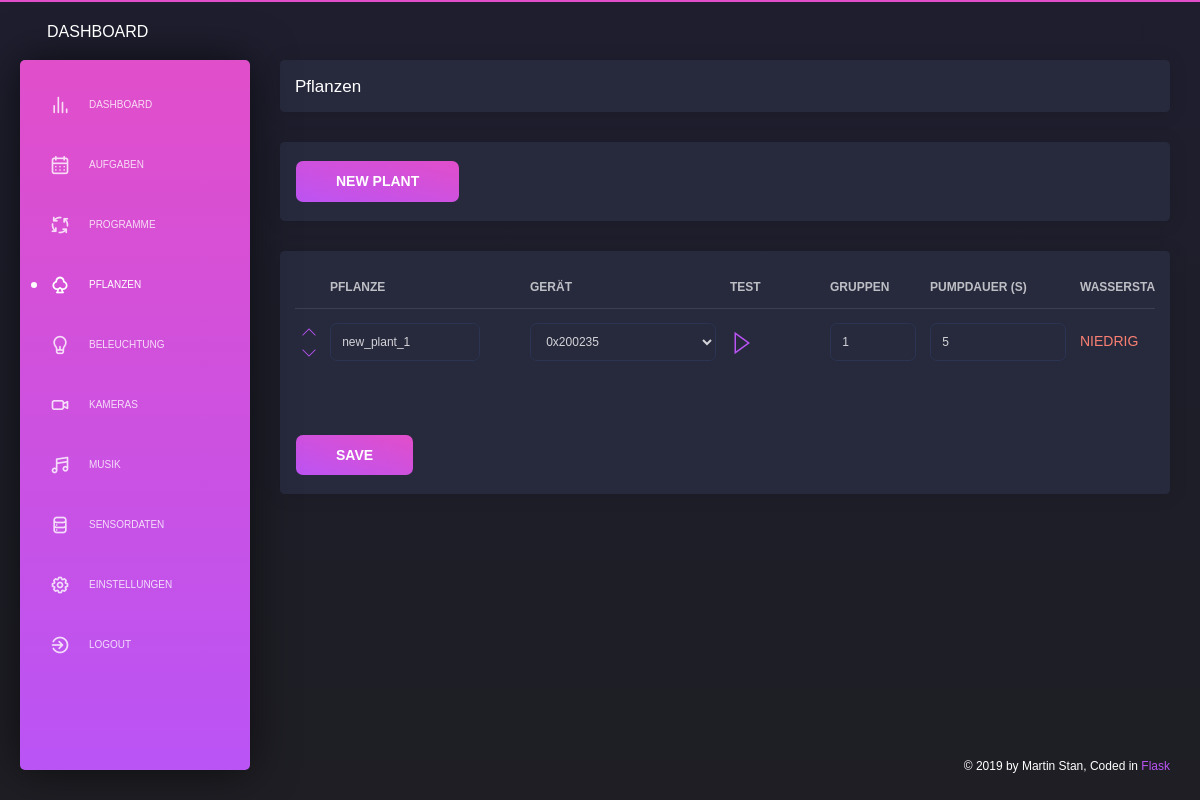
Page /plants (signed in) on the committed database.
### app/database/models.py (models this page shows)
class Plants(db.Model):
    __tablename__  = 'plants'
    id               = db.Column(db.Integer, primary_key=True, autoincrement = True)
    name             = db.Column(db.String(50), unique=True)
    device_ieeeAddr  = db.Column(db.String(50), db.ForeignKey('devices.ieeeAddr'))
    device           = db.relationship('Devices')
    group            = db.Column(db.Integer)
    pump_duration    = db.Column(db.Integer)
    sensor_watertank = db.Column(db.Integer)

class Devices(db.Model):
    __tablename__ = 'devices'
    id                            = db.Column(db.Integer, primary_key=True, autoincrement = True)
    name                          = db.Column(db.String(50), unique=True)
    gateway                       = db.Column(db.String(50))
    ieeeAddr                      = db.Column(db.String(50), unique=True)
    model                         = db.Column(db.String(50))
    device_type                   = db.Column(db.String(50))
    description                   = db.Column(db.String(200))
    input_values                  = db.Column(db.String(200))
    input_events                  = db.Column(db.String(200))
    commands                      = db.Column(db.String(200))
    last_contact                  = db.Column(db.String(50))
    last_values                   = db.Column(db.String(200))
    last_values_formated          = db.Column(db.String(200))
    exception_option              = db.Column(db.String(50))
    exception_setting             = db.Column(db.String(50))
    exception_sensor_ieeeAddr     = db.Column(db.String(50))
    exception_sensor_input_values = db.Column(db.String(50))
    exception_value_1             = db.Column(db.String(50))
    exception_value_2             = db.Column(db.String(50))
    exception_value_3             = db.Column(db.String(50))

### app/sites/plants.py (the view, shortened to what this page needs)
@app.route('/plants', methods=['GET', 'POST'])
@login_required
@permission_required
def plants():
    success_message_change_settings = []
    error_message_change_settings   = []
    success_message_add_plant       = False
    error_message_add_plant         = []
    page_title = 'Icons - Flask Dark Dashboard | AppSeed App Generator'
    page_description = 'Open-Source Flask Dark Dashboard, the icons page.'
    if session.get('test_pump_success', None) != None:
        success_message_change_settings.append(session.get('test_pump_success'))
        session['test_pump_success'] = None
    if session.get('test_pump_error', None) != None:
        error_message_change_settings.append(session.get('test_pump_error'))
        session['test_pump_error'] = None
    if session.get('delete_plant_success', None) != None:
        success_message_change_settings.append(session.get('delete_plant_success'))
        session['delete_plant_success'] = None
    if session.get('delete_plant_error', None) != None:
        error_message_change_settings.append(session.get('delete_plant_error'))
        session['delete_plant_error'] = None
    """ ########### """
    """  add plant  """
    """ ########### """
    if request.form.get("add_plant") != None:
        result = ADD_PLANT()
        if result != True:
            error_message_add_plant.append(result)
        else:
            success_message_add_plant = True
    """ ############## """
    """  table plants  """
    """ ############## """
    dropdown_list_watering_controller = GET_ALL_DEVICES("watering_controller")
    list_plants = GET_ALL_PLANTS()
    data = {'navigation': 'plants'}
    return render_template('layouts/default.html',
                            data=data,
                            content=render_template( 'pages/plants.html',
                                                    success_message_change_settings=success_message_change_settings,
                                                    error_message_change_settings=error_message_change_settings,
                                                    success_message_add_plant=success_message_add_plant,
                                                    error_message_add_plant=error_message_add_plant,
                                                    dropdown_list_watering_controller=dropdown_list_watering_controller,
                                                    list_plants=list_plants,
                                                    )
                           )

### app/database/models.py (called while the page is built)
def GET_ALL_PLANTS():
    return Plants.query.all()

def GET_USER_BY_ID(id):
    return User.query.get(int(id))

### app/sites/index.py (called while the page is built)
@login_manager.user_loader
def load_user(user_id):
    return GET_USER_BY_ID(user_id)

### app/sites/plants.py (called while the page is built)
def permission_required(f):
    @wraps(f)
    def wrap(*args, **kwargs):
        try:
            if current_user.role == "user" or current_user.role == "administrator":
                return f(*args, **kwargs)
            else:
                return redirect(url_for('logout'))
        except Exception as e:
            print(e)
            return redirect(url_for('logout'))
    return wrap

### app/templates/pages/plants.html (shortened to what this page needs)
      <div class="content">
        <div class="row">
          <div class="col-md-12">
            <div class="card ">
              <div class="card-header">
                <h4 class="card-title"><b>Pflanzen</b></h4>
              </div>
            </div>
            <div class="card">
              <form method="POST">
                <div class="card-footer">
                  <button type="submit" onclick="window.location.href='/plants#'" name="add_plant" class="btn btn-fill btn-primary">NEW PLANT</button>
                </div>
              </form>
            </div>
            <div class="card">
              <form method="POST">
                <div class="card-body">
                  <div class="table-responsive">
                    <table class="table tablesorter">
                      <thead>
                        <th scope="col" style="width:3%"></th>
                        <th scope="col" style="width:20%" class="minwidth_200">Pflanze</th>
                        <th scope="col" style="width:20%" class="minwidth_200">Gerät</th>
                        <th scope="col" style="width:15%" class="minwidth_100">Test</th>
                        <th scope="col" style="width:15%" class="minwidth_100">Gruppen</th>
                        <th scope="col" style="width:15%" class="minwidth_150">Pumpdauer (s)</th>
                        <th scope="col" style="width:15%" class="minwidth_150">Wasserstand</th>
                      </thead>
                      <tbody>
                        {% for entry in list_plants %}
                        <tr>
                          <td>
                            <a href="/plants/position/up/{{ entry.id }}#table"><i class="tim-icons icon-minimal-up"></i></a>
                            <a href="/plants/position/down/{{ entry.id }}#table"><i class="tim-icons icon-minimal-down"></i></a>
                          </td>
                          <td>
                            <div class="row justify-content-md-left">
                              <div class="col-sm-10">
                                <input type="text" class="form-control" name="set_name_{{ entry.id }}" value="{{ entry.name }}" />
                              </div>
                            </div>
                          </td>
                          <td>
                            <select class="form-control" data-size="5" name="set_watering_controller_ieeeAddr" style="background-color:#27293D">
                              {% if entry.device_ieeeAddr != "" %}
                                <option value = "{{ entry.device_ieeeAddr }}" > {{ entry.device.name }} </option>
                              {% else %}
                                <option value = "None" > Gerät </option>
                              {% endif %}
                            </select>
                          </td>
                          <td>
                            <a href="/plants/test_pump/{{ entry.id }}#table"><font size="5"><i class='tim-icons icon-triangle-right-17'></i></font></a>
                          </td>
                          <td>
                            <input type="text" class="form-control" name="set_group_{{ entry.id }}" value="{{ entry.group }}" />
                          </td>
                          <td>
                            <input type="text" class="form-control" name="set_pump_duration_{{ entry.id }}" value="{{ entry.pump_duration }}" />
                          </td>
                          <td>
                            {% if entry.senser_watertank == 1 %} <font color="lightgreen">OK</font> {% else %} <font color="salmon">NIEDRIG</font> {% endif %}
                          </td>
                        </tr>
                        {% endfor %}
                      </tbody>
                    </table>
                  </div>
                </div>
                <div class="card-footer">
                  <button type="submit" onclick="window.location.href='/plants#'" name="save_plants_settings" class="btn btn-fill btn-primary">SAVE</button>
                </div>
              </form>
            </div>
          </div>
        </div>
      </div>

### rows in the picture
Plants: name "new_plant_1", set_watering_controller_ieeeAddr "0x200235", id "1", pump_duration "5"
